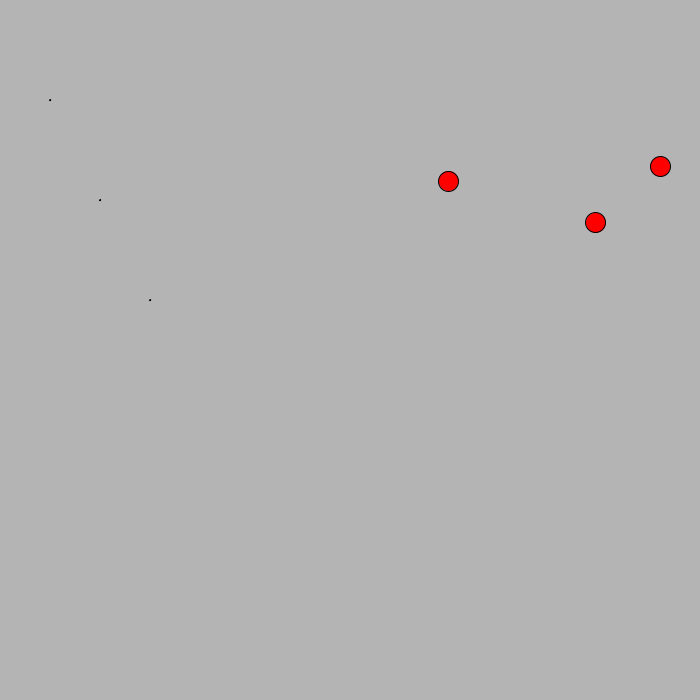
Frame 1 (no input)
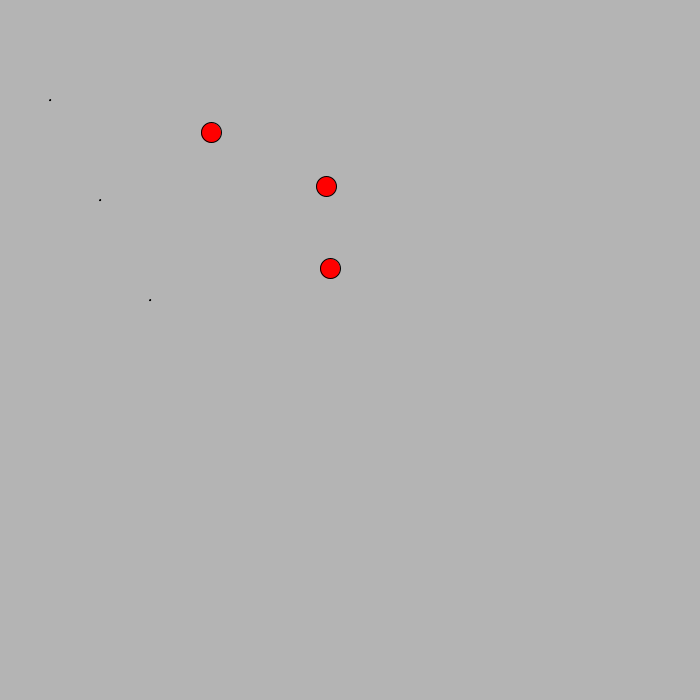
Frame 60 (the mouse pressed at the canvas centre just before this capture)
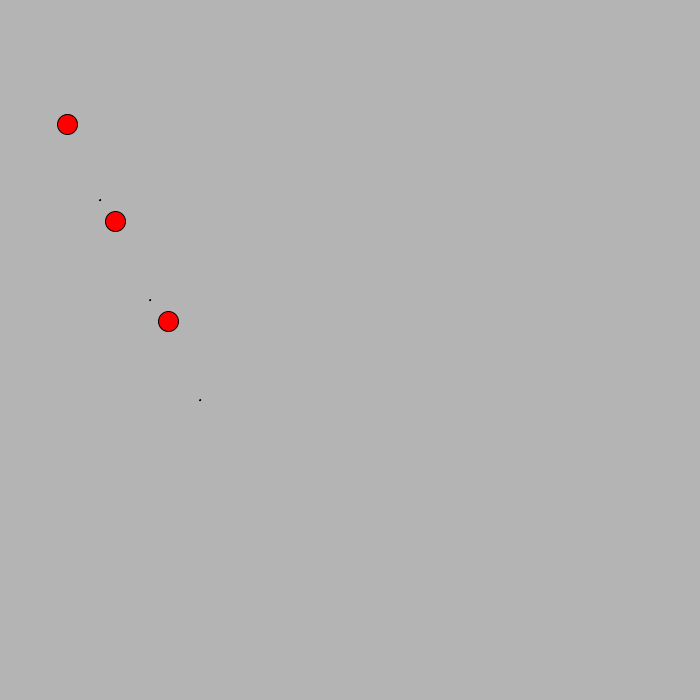
Frame 120 (the mouse held since frame 60 and released just before this capture)

The Processing sketch that drew these frames (run headless with seeded random() and noise(); from frame 60 on, the mouse is pressed at the canvas centre):

// Processing sketch: paola2
// ── paola2.pde
class Ball {
  
  // These are class constants. They will
  // determine if the ball's velocity is
  // variable, meaning that it speed is
  // based on the distance between the
  // ball and target; or constant, which
  // means the ball travels at a constant
  // velocity no matter how far the target
  // is from the ball.
  static final int VARIABLE_VELOCITY = 0;
  static final int CONSTANT_VELOCITY = 1;
  
  // I think you meant velocity when
  // you had a variable called easing
  float velocity = 1;
  float[] velocityVector = new float[2];
  
  // These will be randomized in
  // the constructor so there
  // is no need to initialize them
  float[] targetX;
  float[] targetY;
  
  // Since you want the balls to go
  // to the targets in a different order.
  int[] targetOrder;
  
  float x, y; // initial position
  
  int currentTargetOrderIndex;
  
  int velocityCalculationType;
  
  float radius;
  
  Ball(float x, float y, float[] Tx, float[] Ty, int[] targetOrder) {
    // I believe this is more idiomatic
    this.x = x;
    this.y = y;
    
    // You already declared these variables.
    // You do not need to declare the variables again,
    // so instead of float targetX = float[] Tx you do 
    // the following:
    this.targetX = Tx;
    this.targetY = Ty;
    
    this.radius = 10.0;
    
    this.targetOrder = targetOrder;
    this.currentTargetOrderIndex = 0;
    
    this.velocityCalculationType = Ball.VARIABLE_VELOCITY;
    this._updateVelocityVector();
  }

  // this will allow you to set the target
  // order if you want to choreograph
  void setTargetOrder(int[] targetOrder) {
    this.targetOrder = targetOrder;
  }
  
  // this shuffles the target order
  // so that it is random
  void shuffleTargetOrder() {
    
    // shuffle the target order array
    int n = this.targetX.length;
    int t;
    for (int i = 0; i < n; i++) {
      // pick random item
      // excepting the last item
      int r = int(random(0, n - 1));
      // swap random item and next item 
      // in the array
      t = targetOrder[r];
      targetOrder[r] = targetOrder[r + 1];
      targetOrder[r + 1] = t;
    }
    this.currentTargetOrderIndex = 0;
    
    this._updateVelocityVector();
  }
  
  int _getTargetIndex() {
    return this.targetOrder[this.currentTargetOrderIndex];
  }
  
  void _updateVelocityVector() {
    // update the velocity vector    
    float deltaX = this.targetX[this._getTargetIndex()] - this.x;
    float deltaY = this.targetY[this._getTargetIndex()] - this.y;
     
    if (Ball.CONSTANT_VELOCITY == this.velocityCalculationType) {
      // scale velocity vector to match ball's velocity
      float distance = sqrt(sq(deltaX) + sq(deltaY));
      this.velocityVector[0] = deltaX * this.velocity / distance;
      this.velocityVector[1] = deltaY * this.velocity / distance;
    } else {
      // Muliply velocity by 0.01 because otherwise the unscaled
      // vector makes the balls go way to fast.
      this.velocityVector[0] = deltaX * this.velocity * 0.01;
      this.velocityVector[1] = deltaY * this.velocity * 0.01;
    }
  }
  
  void changeVelocity(float deltaV) {
    this.velocity = this.velocity + deltaV;
    this._updateVelocityVector();
  }  
  
  // So I replaced your run
  // method with an update()
  // method just because that's
  // how I learned to do motion.
  void update() {
    
    float deltaX = this.targetX[this._getTargetIndex()] - this.x;
    float deltaY = this.targetY[this._getTargetIndex()] - this.y;
    
    // see if we "hit" the target point
    if (abs(deltaX) < this.radius && abs(deltaY) < this.radius) { //<>//
      // pick next target
      this.currentTargetOrderIndex++;
      // don't fall off then end; go back
      // to the beginning if the currentTarget
      // is greater than the length of the 
      // target array
      if (this.currentTargetOrderIndex >= targetX.length) {
        this.currentTargetOrderIndex = 0;
      }
      this._updateVelocityVector();
      this.update();
    }
    
    // apply velocity vector to move ball
    this.x = this.x + this.velocityVector[0];
    this.y = this.y + this.velocityVector[1];

  } 
  
  void draw() {
    // draw ball
    fill(255,0,0);
    ellipse(this.x, this.y, this.radius*2, this.radius*2);
    
    // draw target
    fill(0,0,0);
    ellipse(this.targetX[this._getTargetIndex()], this.targetY[this._getTargetIndex()], 1, 1);
  }
}


// I changed this to plural
// because it more accurately
// describes what the variable
// is.
Ball[] myBalls; 

void setup() {
  size(700, 700);
  background(180);
  
  // Added this so that we
  // can draw the Ball.
  ellipseMode(CENTER);
  
  // This should be declared in
  // setup because you don't use
  // it anywhere else.
  float initX, initY;
  
  // This would allow you to
  // change this and have more
  // (or less) balls. E.g
  // int numBalls = 3;
  // or
  int numBalls = 3;
  myBalls = new Ball[numBalls];

  // So no here are the non-random
  // target arrays
  float tarX[] = {50, 100, 150, 200, 400};
  float tarY[] = {100, 200, 300, 400, 500};
  int[] targetOrder = {0, 1, 2, 3, 4};

  for (int i=0; i< myBalls.length; i++) {
    initX = random(width);
    initY = random(height);
    
    // Copy array so that each ball gets its
    // own array.  If you don't, all the balls
    // will be using the same array because arrays
    // are passed by *reference* not by value.
    int[] to = new int[targetOrder.length];
    arrayCopy(targetOrder, to);
    float[] tx = new float[tarX.length];
    arrayCopy(tarX, tx);    
    float[] ty = new float[tarY.length];
    arrayCopy(tarY, ty);
    
    myBalls[i] = new Ball(initX, initY, tx, ty, to);
    
    // change order for next ball
    int t = targetOrder[0];
    int n = targetOrder.length;
    for (int j = 1; j < n; j++) {
      targetOrder[j - 1] = targetOrder[j];
    }
    targetOrder[n-1] = t; 
  }
}

void draw() {
  // clear background
  background(180);
  for (int i=0; i< myBalls.length; i++) {
    myBalls[i].update();
    myBalls[i].draw();
  }
}

void keyReleased() {
  if (' ' == key) {
    for (int i=0; i< myBalls.length; i++) {
      myBalls[i].shuffleTargetOrder();
    }
  } else if ('f' == key) {
    for (int i=0; i< myBalls.length; i++) {
      myBalls[i].changeVelocity(1);
    }
  } else if ('s' == key) {
    for (int i=0; i< myBalls.length; i++) {
      myBalls[i].changeVelocity(-1);
    }
  }  
}
